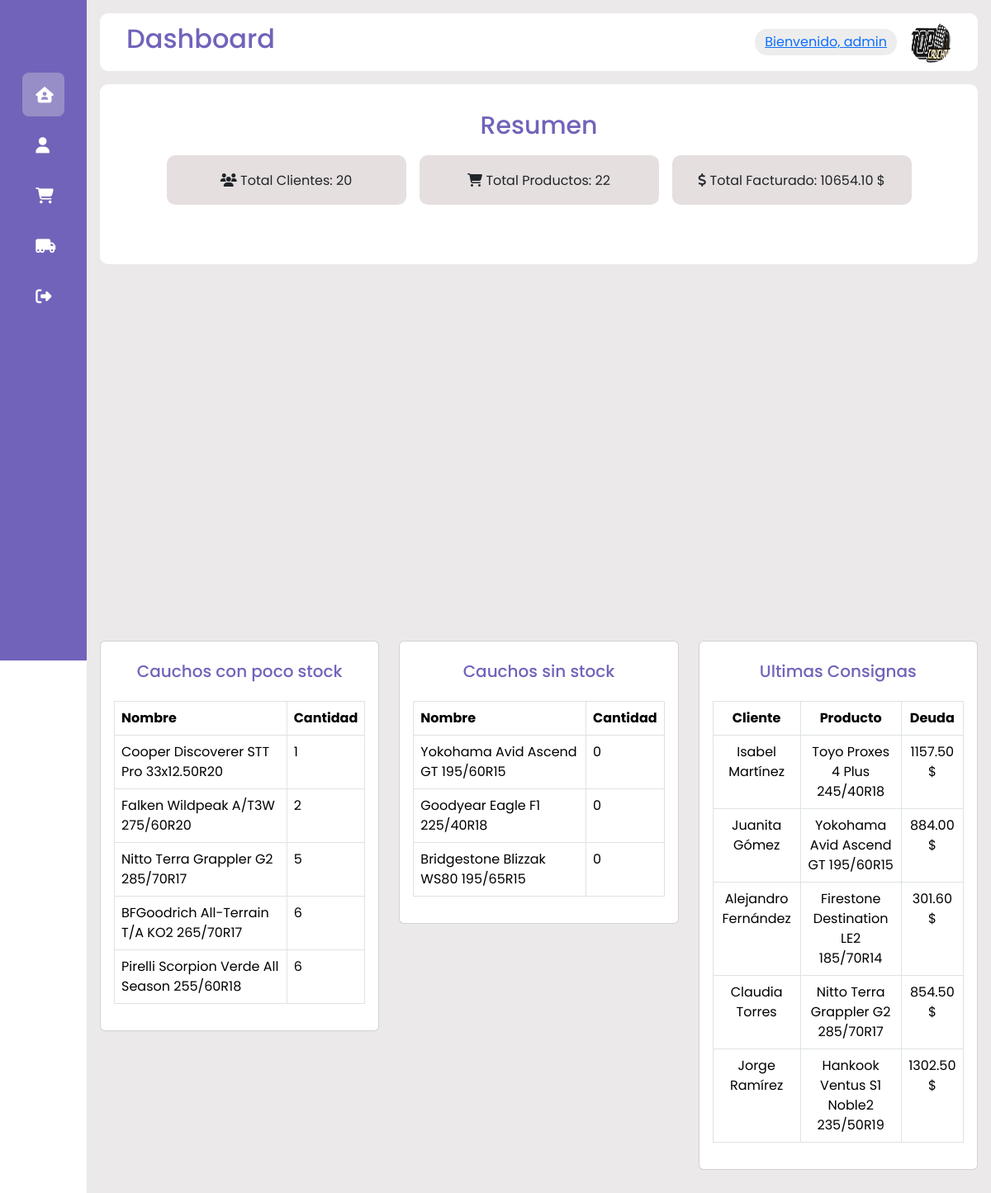
The app's page / (signed in), older data.
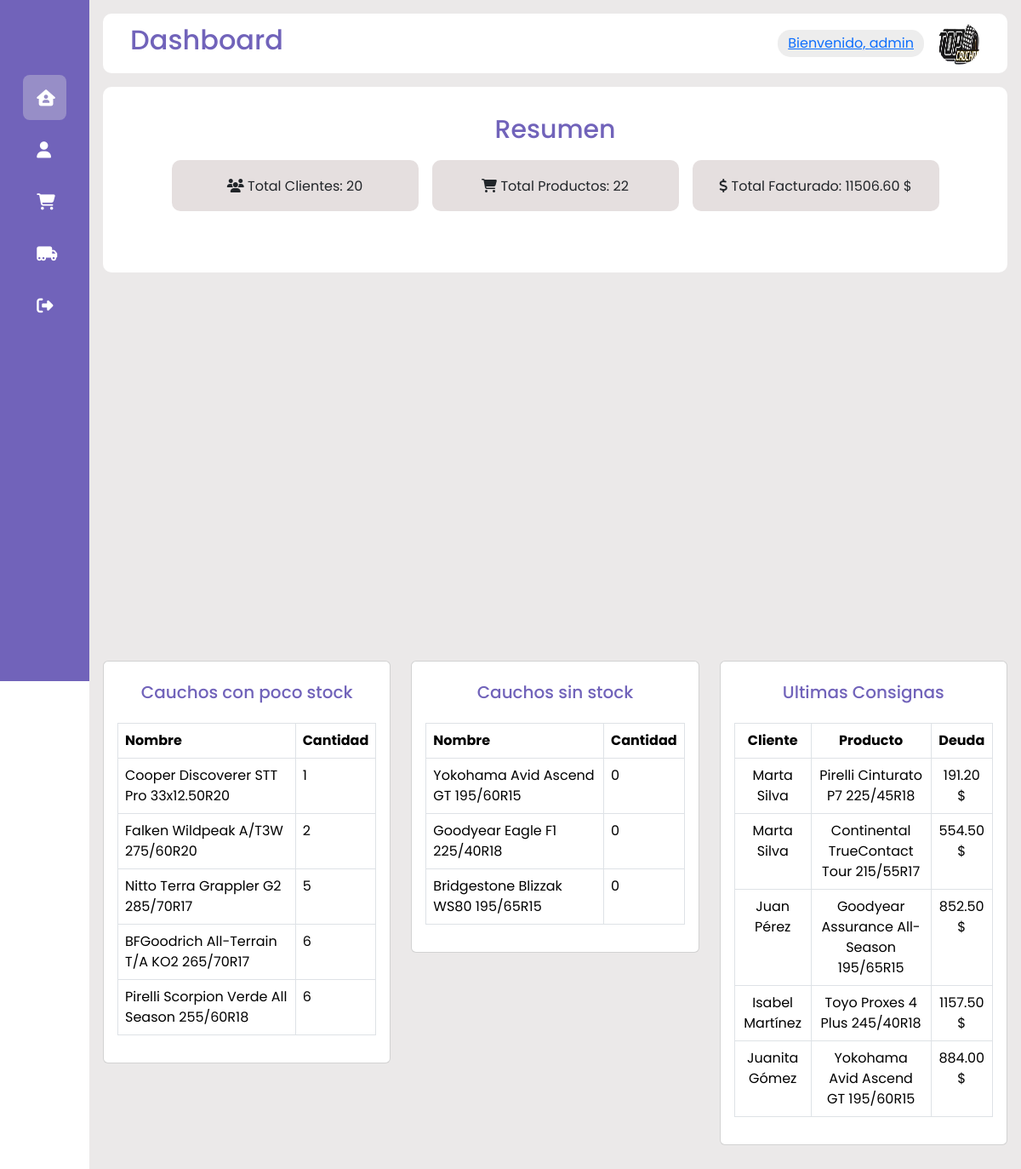
The same page, newer data.
### products/models.py (models this page shows, shortened)
class Product(models.Model):
    name = models.CharField(max_length=255, blank=False, null=False, verbose_name='Product Name')
    description = models.CharField(max_length=255, blank=False, null=False, verbose_name='Product Description')
    price = models.DecimalField(max_digits=5, decimal_places=2, blank=False, null=False, verbose_name='Price')
    quantity = models.IntegerField(max_length=10, blank=False, null=False, verbose_name='Quantity')

### clientsdata/models.py (models this page shows, shortened)
class ClientData(models.Model):
    client = models.ForeignKey(Client, on_delete=models.CASCADE, related_name='client_data', verbose_name='Client')
    product = models.ForeignKey(Product, blank=False, null=True, on_delete=models.SET_NULL,verbose_name='Producto')
    cantidad_enviada = models.IntegerField(blank=False, null=False, verbose_name='Cantidad Enviada')
    cantidad_vendida = models.IntegerField(blank=True, null=True, verbose_name='Cantidad Vendida')
    cantidad_retirada = models.IntegerField(blank=True, null=True, verbose_name='Cantidad Retirada')
    total_deuda = models.DecimalField(max_digits=8, decimal_places=2, blank=True, null=False, verbose_name='Total Deuda')
    paid = models.BooleanField(blank=True, null=False, default=False, verbose_name= 'Paid')
    start_date = models.DateField(blank=False, null=False, verbose_name= 'Start Date')
    class Meta:
        db_table = 'clientsdata'
        verbose_name = 'ClientData'
        verbose_name_plural = 'ClientDatas'
        ordering = ['-id']

### clients/models.py (models this page shows, shortened)
class Client(models.Model):
    fullname = models.CharField(max_length=255, blank=False, null=False, verbose_name='Fullname')
    email = models.EmailField(blank=True, null=True, verbose_name='Email')
    phone = models.CharField(max_length=30, blank=True, null=True, verbose_name='Phone')
    address = models.CharField(max_length=255, blank=True, null=True, verbose_name='Address')
    class Meta:
        db_table = 'clients'
        verbose_name = 'Client'
        verbose_name_plural = 'Clients'
        ordering = ['-id']

### website/views.py (the view)
# urls.py: path('', Index.as_view(), name='index'),
class Index(LoginRequiredMixin, TemplateView):
    template_name = 'index.html'
    login_url = 'website:login'
    def get_context_data(self, **kwargs):
        context = super().get_context_data(**kwargs)
        all_clients_list = Client.objects.all()
        total_clients = len(all_clients_list)
        context['total_clients'] = total_clients
        all_products_list = Product.objects.all()
        total_products = len(all_products_list)
        context['total_products'] = total_products
        all_charged_list = ClientData.objects.all()
        total_charged_list = []
        for charged in all_charged_list:
            if charged.paid == True:
                total_charged_list.append(charged.total_deuda)
        total_charged = sum(total_charged_list)
        context['total_charged'] = total_charged
        context = self.little_stock_products(context)
        context = self.without_stock_products(context)
        context = self.sales_per_month(context)
        context = self.last_sales(context)
        return context
    def little_stock_products(self, context):
        all_products = Product.objects.all().order_by('quantity')
        little_stock_products_list = []
        for product in all_products:
            if product.quantity < 10 and product.quantity > 0:
                little_stock_products_list.append({
                    'name': product.name,
                    'quantity': product.quantity,
                })
        context['little_stock_products_list'] = little_stock_products_list[:5]
        return context
    def without_stock_products(self, context):
        all_products = Product.objects.all()
        without_stock_products_list = []
        for product in all_products:
            if product.quantity <= 0:
                without_stock_products_list.append({
                    'name': product.name,
                    'quantity': product.quantity,
                })
        context['without_stock_products_list'] = without_stock_products_list
        return context
    def sales_per_month(self, context):
        year = datetime.datetime.now().year
        all_sales = ClientData.objects.filter(start_date__year=year, paid=True)
        january = []
        february = []
        march = []
        april = []
        may = []
        june = []
        july = []
        august = []
        september = []
        october = []
        november = []
        december = []
        for sale in all_sales:
            if sale.start_date.month == 1:
                january.append(sale.total_deuda)
            elif sale.start_date.month == 2:
                february.append(sale.total_deuda)
            elif sale.start_date.month == 3:
                march.append(sale.total_deuda)
            elif sale.start_date.month == 4:
                april.append(sale.total_deuda)
            elif sale.start_date.month == 5:
                may.append(sale.total_deuda)
            elif sale.start_date.month == 6:
                june.append(sale.total_deuda)
            elif sale.start_date.month == 7:
                july.append(sale.total_deuda)
            elif sale.start_date.month == 8:
                august.append(sale.total_deuda)
            elif sale.start_date.month == 9:
                september.append(sale.total_deuda)
            elif sale.start_date.month == 10:
                october.append(sale.total_deuda)
            elif sale.start_date.month == 11:
                november.append(sale.total_deuda)
            elif sale.start_date.month == 12:
                december.append(sale.total_deuda)
        total_january = sum(january)
        total_february = sum(february)
        total_march = sum(march)
        total_april = sum(april)
        total_may = sum(may)
        total_june = sum(june)
        total_july = sum(july)
        total_august = sum(august)
        total_september = sum(september)
        total_october = sum(october)
        total_november = sum(november)
        total_december = sum(december)
        context['total_january'] = total_january
        context['total_february'] = total_february
        context['total_march'] = total_march
        context['total_april'] = total_april
        context['total_may'] = total_may
        context['total_june'] = total_june
        context['total_july'] = total_july
        context['total_august'] = total_august
        context['total_september'] = total_september
        context['total_october'] = total_october
        context['total_november'] = total_november
        context['total_december'] = total_december
        return context
    def last_sales(self, context):
        all_sales = ClientData.objects.all()
        last_sales = all_sales[:5]
        context['last_sales'] = last_sales
        return context

### website/templates/index.html (shortened to what the changed rows need)
{% extends 'base.html' %}
{% block headertitle %}
Dashboard
{% endblock %}
{% block content %}
<div class="card--container">
    <div class="card--wrapper">
        <div class="row">
            <div class="col-md-6 mb-4">
                <div class="deuda--card">
                    <div class="deuda--header">
                        <div class="deuda">
                            <span class="deuda--title">
                                <i class="fa-solid fa-dollar-sign"></i> Total Facturado:<span class="clients--number">
                                    {{ total_charged }} $
                                </span>
                            </span>
                        </div>
                    </div>
                </div>
            </div>
        </div>
    </div>
</div>
<br>
<div class="row">
    <div class="col-md-4 mb-4">
        <div class="card">
            <br>
            <div class="card-body">
                <div class="row">
                    <div class="col-md-12">
                        {% if little_stock_products_list %}
                            <div class="table-responsive">
                                <table class="table table-bordered">
                                    <thead>
                                        <tr>
                                            <th scope="col">Nombre</th>
                                            <th scope="col">Cantidad</th>
                                        </tr>
                                    </thead>
                                    <tbody>
                                        {% for row in little_stock_products_list %}
                                            <tr>
                                                <td>{{ row.name }}</td>
                                                <td>{{ row.quantity }}</td>
                                            </tr>
                                        {% endfor %}
                                    </tbody>
                                </table>
                            </div>
                        {% else %}
                            <p class="text-center">No se encontraron cauchos con poco stock.</p>
                        {% endif %}
                    </div>
                </div>
            </div>
        </div>
    </div>
    <div class="col-md-4 mb-4">
        <div class="card">
            <br>
            <div class="card-body">
                <div class="row">
                    <div class="col-md-12">
                        {% if without_stock_products_list %}
                            <div class="table-responsive">
                                <table class="table table-bordered">
                                    <thead>
                                        <tr>
                                            <th scope="col">Nombre</th>
                                            <th scope="col">Cantidad</th>
                                        </tr>
                                    </thead>
                                    <tbody>
                                        {% for row in without_stock_products_list %}
                                            <tr>
                                                <td>{{ row.name }}</td>
                                                <td>{{ row.quantity }}</td>
                                            </tr>
                                        {% endfor %}
                                    </tbody>
                                </table>
                            </div>
                        {% else %}
                            <p class="text-center">No se encontraron cauchos sin stock.</p>
                        {% endif %}
                    </div>
                </div>
            </div>
        </div>
    </div>
    <div class="col-md-4 mb-4">
        <div class="card">
            <br>
            <div class="card-body">
                <div class="row">
                    <div class="col-md-12">
                        {% if last_sales %}
                            <div class="table-responsive">
                                <table class="table table-bordered">
                                    <thead>
                                        <tr>
                                            <th scope="col" style="text-align: center;">Cliente</th>
                                            <th scope="col" style="text-align: center;">Producto</th>
                                            <th scope="col" style="text-align: center;">Deuda</th>
                                        </tr>
                                    </thead>
                                    <tbody>
                                        {% for row in last_sales %}
                                            <tr>
                                                <td style="text-align: center;">{{ row.client.fullname }}</td>
                                                <td style="text-align: center;">{{ row.product.name }}</td>
                                                <td style="text-align: center;">{{ row.total_deuda }} $</td>
                                            </tr>
                                        {% endfor %}
                                    </tbody>
                                </table>
                            </div>
                        {% else %}
                            <p class="text-center">No se encontraron consignas</p>
                        {% endif %}
                    </div>
                </div>
            </div>
        </div>
    </div>
</div>
<br>
{% endblock %}

Row changes from the older to the newer data that the page shows:
no longer on this page (row unchanged): ClientData: client.fullname "Alejandro Fernández", product.name "Firestone Destination LE2 185/70R14", total_deuda "301.60"
no longer on this page (row unchanged): ClientData: client.fullname "Claudia Torres", product.name "Nitto Terra Grappler G2 285/70R17", total_deuda "854.50"
no longer on this page (row unchanged): ClientData: client.fullname "Jorge Ramírez", product.name "Hankook Ventus S1 Noble2 235/50R19", total_deuda "1302.50"
added ClientData: client.fullname "Marta Silva", product.name "Pirelli Cinturato P7 225/45R18", total_deuda "191.20"
added ClientData: client.fullname "Marta Silva", product.name "Continental TrueContact Tour 215/55R17", total_deuda "554.50"
added ClientData: client.fullname "Juan Pérez", product.name "Goodyear Assurance All-Season 195/65R15", total_deuda "852.50"
Text that changed along with them:
{{ total_charged }}: "10654.10" → "11506.60"
